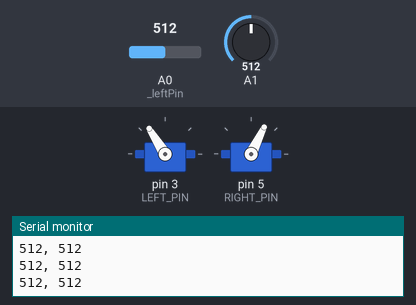
Bench run of a sketch on a simulated Arduino Uno, built with avr-gcc and run on an emulated ATmega328P. On the bench: 2 × servo, the last lines printed to the serial monitor. The test bench sets the inputs (shaded band); at power-on: A1 = 512, A0 (_leftPin) = 512.

Above: at 5.8 s.
5.9 s: A1 set to 933
8.9 s: A1 set to 962
At 11.0 s:
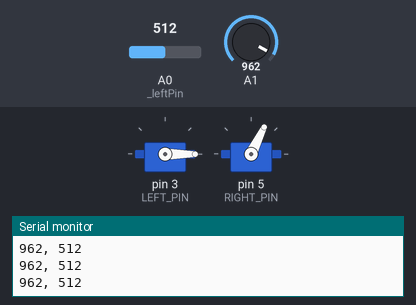
11.9 s: A0 (_leftPin) set to 979
13.4 s: A0 (_leftPin) set to 1010
At 13.7 s:
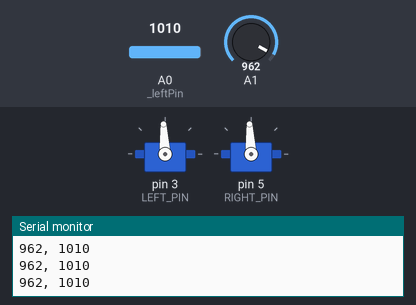
14.9 s: A1 set to 940
At 17.5 s:
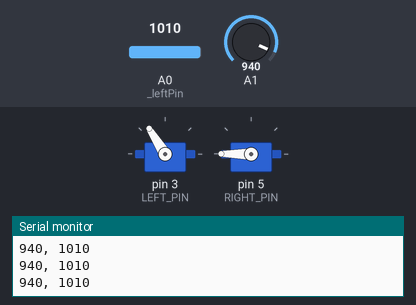
17.9 s: A1 set to 960
At 19.3 s:
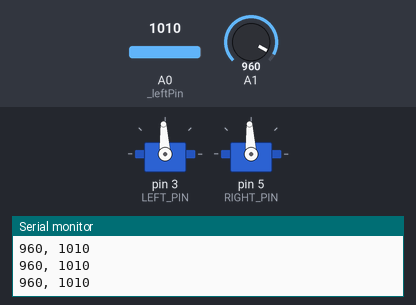
Timing chart, 0 to 20.4 s (numbered marks = the images above; inputs shaded):
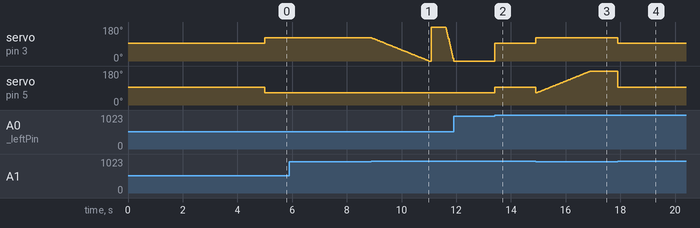

The sketch:

best_robot.ino
```cpp
/*****************************************************************
 * Arduino EGR 101 Robot Code
 * Author: Luke Newcomb
 * Last Updated: 10/4/2020
 *****************************************************************/

// Arduino project file

// For code see main.cpp
```

linesensor.cpp
```cpp
#include "linesensor.h"

/**
 * Class constructor, creates a new instance of LineSensor
 */
LineSensor::LineSensor(int left, int right, int leftThreshold, int rightThreshold)
{
    _leftPin = left;
    _rightPin = right;
    _leftThreshold = leftThreshold;
    _rightThreshold = rightThreshold;

    pinMode(_leftPin, INPUT);
    pinMode(_rightPin, INPUT);
}

/**
 * Returns the current state of the sensor as a SensorState enum value.
 */
SensorState LineSensor::readState()
{
    Serial.print(analogRead(_leftPin));
    Serial.print(", ");
    Serial.println(analogRead(_rightPin));
    // Branchless logic for extra speed
    return SensorState( (analogRead(_leftPin) > _leftThreshold) + (analogRead(_rightPin) > _rightThreshold) * 2 );
}
```

linesensor.h
```cpp
/*****************************************************************
 * IR Line Sensors Library
 * Author: Luke Newcomb
 * Last Updated: 10/23/2020
 *****************************************************************/

#ifndef LINESENSOR_H
#define LINESENSOR_H

#include <Arduino.h>

// Stores different states of the sensor
enum class SensorState
{
    NEITHER,
    LEFT,
    RIGHT,
    BOTH
};

class LineSensor
{
    private:
        int _leftPin = 0;
        int _leftThreshold = 0; // Anything over this value will read as active
        int _rightPin = 0;
        int _rightThreshold = 0; // Anything over this value will read as active
    public:
        LineSensor(int, int, int, int); // Creates a line sensor object using the left and right pins, and the thresholds for both
        SensorState readState(); // Returns the current state of the sensor
};

#endif
```

main.cpp
```cpp
#include <Arduino.h>
#include "robot.h"
#include "linesensor.h"

// Left servo constants
#define LEFT_PIN    3
#define LEFT_DRIVE  1800
#define LEFT_REV    1200
#define LEFT_STOP   1500
#define LEFT_TURN   800

// Right servo constants
#define RIGHT_PIN   5
#define RIGHT_DRIVE 1200
#define RIGHT_REV   1800
#define RIGHT_STOP  1500
#define RIGHT_TURN  800

// IR line sensor constants
#define RIGHT_IR     A0
#define RIGHT_THRESH 995
#define LEFT_IR      A1
#define LEFT_THRESH  950

int main(void)
{

    Robot myRobot(LEFT_PIN, RIGHT_PIN);
    LineSensor sensor(LEFT_IR, RIGHT_IR, LEFT_THRESH, RIGHT_THRESH);

    SensorState state = SensorState::NEITHER;
    SensorState lastState = SensorState::NEITHER;
    unsigned long msOffCourse = 0;
    int wheelSlowdown = 0;

    init(); // Allow Arduino to initialize AVR timers

    Serial.begin(9600);

    // Configure the robot
    myRobot.setDrives(LEFT_DRIVE, RIGHT_DRIVE, LEFT_REV, RIGHT_REV);
    myRobot.setStops(LEFT_STOP, RIGHT_STOP);
    myRobot.setTurnTimes(LEFT_TURN, RIGHT_TURN);

    // Start
    myRobot.begin();

    Serial.begin(9600);

    delay(5000);

    myRobot.setWheelPowers(0, 0);

    /*

    if left
        turn right proportional to the time that it is off course
    if right
        turn left proportional to the time that it is off course
    if neither
        drive forward
    if both
        stop

    */

    // Infinite loop
    for (;;)
    {
        state = sensor.readState();

        if (state != lastState)
        {
            msOffCourse = millis();
            lastState = state;
        }

        wheelSlowdown = 100 - static_cast<int>((static_cast<float>(millis() - msOffCourse) / 200.0f) * 40.0f);

        switch (state)
        {
            case SensorState::LEFT:
                myRobot.setWheelPowers(wheelSlowdown, 100);
                break;
            case SensorState::RIGHT:
                myRobot.setWheelPowers(100, wheelSlowdown);
                break;
            case SensorState::BOTH:
                // Stop the robot forever
                myRobot.setWheelPowers(0, 0);
                break;
                // for (;;) {}
            default:
                myRobot.setWheelPowers(100, 100);
        }
    }

}
```

robot.cpp
```cpp
#include "robot.h"

/**
 * Class constructor, creates servo objects but doesn't attach them
 */
Robot::Robot(int left, int right)
{
  _leftPin = left;
  _rightPin = right;
}

/**
 * Attaches the servos and stops both, should only be called after config.
 */
void Robot::begin()
{
  // Begin the servo control
  _leftServo.attach(_leftPin);
  _rightServo.attach(_rightPin);

  // Immediately stop them
  _leftServo.write(_leftStop);
  _rightServo.write(_rightStop);
}

/**
 * Sets the config drive duty cycles for the servos
 */
void Robot::setDrives(int leftF, int rightF, int leftR, int rightR)
{
  _leftDrive = leftF;
  _rightDrive = rightF;

  _leftRev = leftR;
  _rightRev = rightR;
}

/**
 * Sets the config stop duty cycles for the servos
 */
void Robot::setStops(int left, int right)
{
  _leftStop = left;
  _rightStop = right;
}

/**
 * Sets the times it takes to turn left and right 90 degrees
 */
void Robot::setTurnTimes(int left, int right)
{
  _leftTurnTime = left;
  _rightTurnTime = right;
}

/**
 * Drives the robot forward for a certain number of milliseconds, and then stops
 */
void Robot::driveTimed(int ms)
{
  // Start the servos
  _leftServo.write(_leftDrive);
  _rightServo.write(_rightDrive);

  // TODO: Make this async?
  delay(ms); // Waits for milliseconds

  // Stop the servos
  _rightServo.write(_rightStop);
  _leftServo.write(_leftStop);
}

/**
 * Drives with a given speed percentage
 * Min = -100 or backwards
 * Max = 100 or forwards
 */
void Robot::setPower(int percent)
{
  int scaledLeft = map(percent, -100, 100, _leftRev, _leftDrive);
  int scaledRight = map(percent, -100, 100, _rightRev, _rightDrive);

  _leftServo.write(scaledLeft);
  _rightServo.write(scaledRight);
}

/**
 * Drives both wheels independently with given speed percentages
 * Min = -100 or backwards
 * Max = 100 or forwards
 */
void Robot::setWheelPowers(int percentLeft, int percentRight)
{
  int scaledLeft = map(percentLeft, -100, 100, _leftRev, _leftDrive);
  int scaledRight = map(percentRight, -100, 100, _rightRev, _rightDrive);

  _leftServo.write(scaledLeft);
  _rightServo.write(scaledRight);
}

/**
 * Drives the robot backwards for a certain number of milliseconds, and then stops
 */
void Robot::reverseTimed(int ms)
{
  // Start the servos
  _leftServo.write(_leftRev);
  _rightServo.write(_rightRev);

  // TODO: Make this async?
  delay(ms); // Waits for milliseconds

  // Stop the servos
  _rightServo.write(_rightStop);
  _leftServo.write(_leftStop);
}

/**
 * Turns the robot to the left by a certain number of degrees
 */
void Robot::turnLeft(int deg)
{
  _leftServo.write(_leftRev);
  _rightServo.write(_rightDrive);

  // TODO: Make this async?
  delay( (deg / 90.0f) * _leftTurnTime );

  _rightServo.write(_rightStop);
  _leftServo.write(_leftStop);

}

/**
 * Turns the robot to the right by a certain number of degrees
 */
void Robot::turnRight(int deg)
{
  _leftServo.write(_leftDrive);
  _rightServo.write(_rightRev);

  // TODO: Make this async?
  delay( (deg / 90.0f) * _rightTurnTime );

  _rightServo.write(_rightStop);
  _leftServo.write(_leftStop);
}

/**
 * Turns one wheel, given by an int, a specified number of ms
 * 0 = RIGHT
 * 1 = LEFT
 */
void Robot::driveWheelTimed(Wheel wheel, int ms)
{
  // Start the servos
  if (wheel == Wheel::LEFT)
    _leftServo.write(_leftDrive);
  else
    _rightServo.write(_rightDrive);

  // TODO: Make this async?
  delay(ms); // Waits for milliseconds

  // Stop the servos
  if (wheel == Wheel::LEFT)
    _leftServo.write(_leftStop);
  else
    _rightServo.write(_rightStop);
}

/**
 * Creates a new PID controller object using the FeedForward P, I, and D constants
 */
PIDController::PIDController(float ff, float p, float i, float d)
{
  _ff = ff;
  _p = p;
  _i = i;
  _d = d;
}

/**
 * Gets the output using the specified error
 */
float PIDController::getOutput(float error)
{

}
```

robot.h
```cpp
/*****************************************************************
 * Robot Control Library
 * Author: Luke Newcomb
 * Last Updated: 10/4/2020
 *****************************************************************/

#ifndef ROBOT_H
#define ROBOT_H

#include <Servo.h>
#include <Arduino.h>

enum class Wheel
{
  RIGHT,
  LEFT
};

class Robot
{
  private:
    int _leftPin = 0;
    int _leftDrive = 0;
    int _leftRev = 0; // Duty cycle for reverse
    int _leftStop = 0;
    int _leftTurnTime = 0; // The number of ms it takes to turn 90 degrees.

    int _rightPin = 0;
    int _rightDrive = 0;
    int _rightRev = 0; // Duty cycle for reverse
    int _rightStop = 0;
    int _rightTurnTime = 0; // The number of ms it takes to turn 90 degrees.

    Servo _leftServo;
    Servo _rightServo;
  public:
    Robot(int, int); // Creates a robot object using the left and right pins respectfully
    void begin(); // Attaches the servos and stops both
    void setDrives(int, int, int, int); // Sets the drive duty cycles for each servo, forward then reverse
    void setStops(int, int); // Sets the stop duty cycles for each servo
    void setTurnTimes(int, int); // Sets the turn times for both left and right
    void driveTimed(int); // Drives forward for a given number of milliseconds
    void setPower(int); // Drives with a given speed percentage
    void setWheelPowers(int, int); // Drives both wheels independently with given speed percentages
    void reverseTimed(int); // Drives forward for a given number of milliseconds
    void turnLeft(int); // Turns to the left a given number of degrees
    void turnRight(int); // Turn to the right a given number of degrees
    void driveWheelTimed(Wheel, int); // Turns one wheel, given by an int, a specified number of ms
};

class PIDController
{
  private:
    float _ff = 0.0f;
    float _p = 0.0f;
    float _i = 0.0f;
    float _d = 0.0f;
    unsigned long _lastUpdated = 0;
  public:
    PIDController(float, float, float, float); // Creates a new PID controller object using the FeedForward P, I, and D constants
    float getOutput(float); // Gets the output using the specified error
};

#endif
```

Measured:
- the behaviour switches between 950 and 951 on A1 (found by bisection; images 0 and 1)
- the behaviour switches between 995 and 996 on A0 (_leftPin) (found by bisection; images 1 and 2)
- after the input at 13.4 s, servo on pin 3 (LEFT_PIN): 0° → 93° at once; servo on pin 5 (RIGHT_PIN): 64° → 93° at once
- after the input at 14.9 s, servo on pin 3 (LEFT_PIN): 93° → 122° at once
- after the input at 17.9 s, servo on pin 3 (LEFT_PIN): 122° → 93° at once; servo on pin 5 (RIGHT_PIN): 180° → 93° at once
